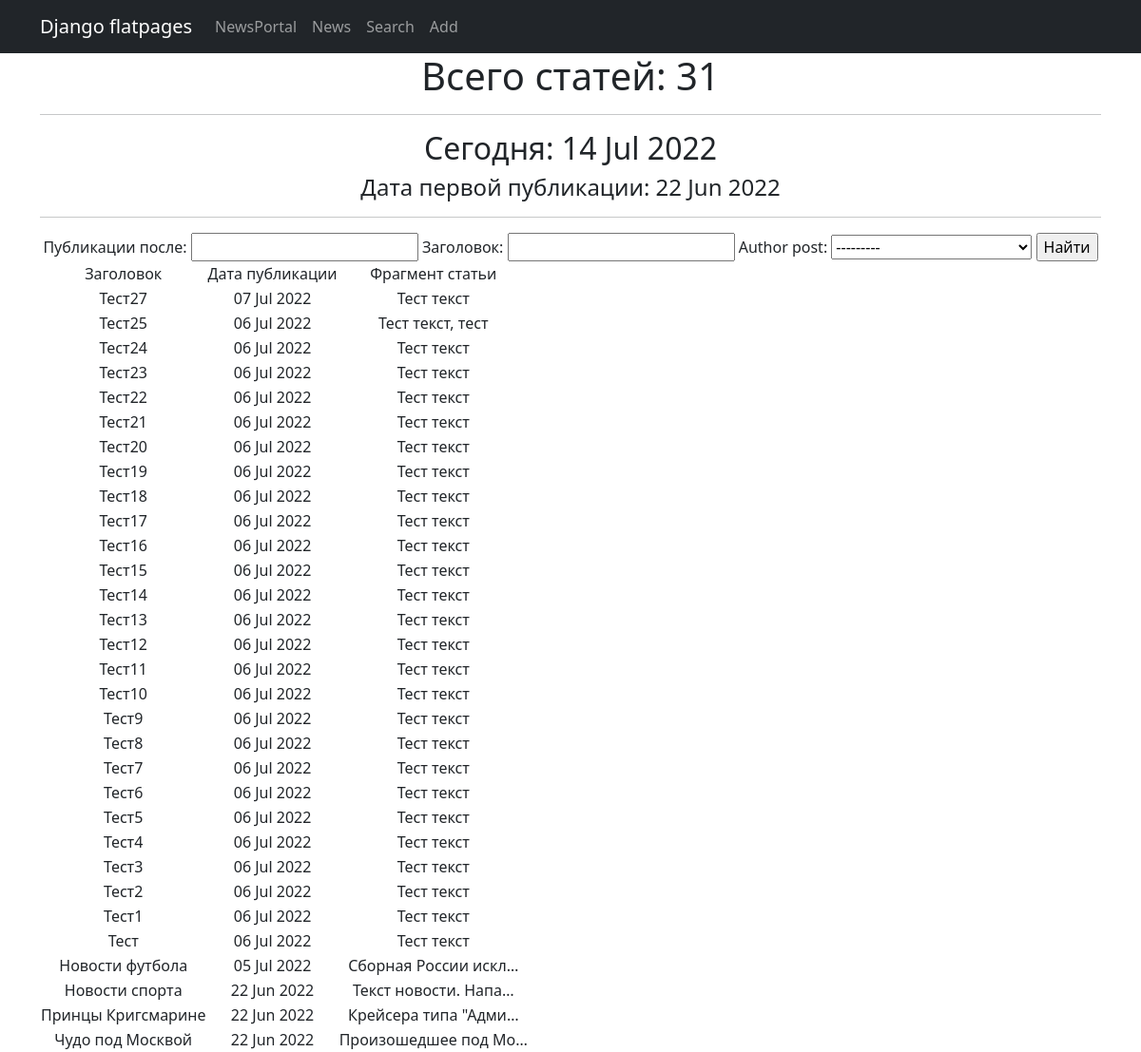
The app's page /news/search/ with its own data.
### News/models.py (models this page shows, shortened)
class Post(models.Model):
    author_post = models.ForeignKey(Author, on_delete=models.CASCADE)
    сhoice_post = models.CharField(max_length=2, choices=POSITIONS, default=news)
    date_post = models.DateTimeField(auto_now_add=True)
    links_posts = models.ManyToManyField(Category, through='PostCategory')
    heading_post = models.CharField(max_length=255)
    text_post = models.TextField()
    rating_post = models.IntegerField(default=0)

### News/views.py (the view)
# urls.py: path('search/', SearchList.as_view(), name='search'),
class SearchList(ListView):
    model = Post
    ordering = '-id'
    template_name = 'search.html'
    context_object_name = 'search'
    def get_context_data(self, **kwargs):
        context = super().get_context_data(**kwargs)
        context['filter'] = PostFilter(self.request.GET, queryset=self.get_queryset())
        context['time_now'] = datetime.utcnow()
        return context

### News/models.py (called while the page is built)
    def __str__(self):
        return f'{self.user}'

### News/templatetags/censor_filters.py (called while the page is built)
@register.filter()
def censor(value):
    try:
        if not isinstance(value, str):
            raise AttributeError("Ошибка! Вы применяете фильтр не к строковому типу данных.")
        value = value.split()
        for i, word in enumerate(value):
            if any(stor_word in word for stor_word in stop_list):
                value[i] = word[0] + "".join('*' if cen.isalpha() else cen for cen in word)
                value[i] = value[i].replace('*', '', 1)
        return " ".join(value)
    except TypeError:
        print('Error')

### templates/search.html (shortened to what this page needs)
{% extends 'flatpages/default.html' %}
{% load censor_filters %}
{% block content %}
    <h1>Всего статей: {{ search|length }}</h1>
        <hr>
    <h2> Сегодня: {{ time_now|date:'d M Y' }} </h2>
    <h4>Дата первой публикации: 22 Jun 2022</h4>
        <hr>
        <form method="GET">
            {{ filter.form }}
            <input type="submit" value="Найти">
        </form>
        {% if search %}
             <table>
               <tr>
                   <td>Заголовок</td>
                   <td>Дата публикации</td>
                   <td>Фрагмент статьи</td>
               </tr>
                 {% for search in filter.qs %}
               <tr>
                   <td>{{ search.heading_post|censor }}</td>
                   <td>{{ search.date_post|date:'d M Y'}}</td>
                   <td>{{ search.text_post|truncatechars:20|censor }}</td>
               </tr>
                 {% endfor %}
             </table>
        {% else %}
            <h2>Новостей нет!</h2>
        {% endif %}
{% endblock content %}

### records on screen
Post: heading_post|censor "Тест27", date_post "07 Jul 2022", text_post|censor "Тест текст"
Post: heading_post|censor "Тест25", date_post "06 Jul 2022", text_post|censor "Тест текст, тест"
Post: heading_post|censor "Тест24", date_post "06 Jul 2022", text_post|censor "Тест текст"
Post: heading_post|censor "Тест23", date_post "06 Jul 2022", text_post|censor "Тест текст"
Post: heading_post|censor "Тест22", date_post "06 Jul 2022", text_post|censor "Тест текст"
Post: heading_post|censor "Тест21", date_post "06 Jul 2022", text_post|censor "Тест текст"
Post: heading_post|censor "Тест20", date_post "06 Jul 2022", text_post|censor "Тест текст"
Post: heading_post|censor "Тест19", date_post "06 Jul 2022", text_post|censor "Тест текст"
Post: heading_post|censor "Тест18", date_post "06 Jul 2022", text_post|censor "Тест текст"
Post: heading_post|censor "Тест17", date_post "06 Jul 2022", text_post|censor "Тест текст"
Post: heading_post|censor "Тест16", date_post "06 Jul 2022", text_post|censor "Тест текст"
Post: heading_post|censor "Тест15", date_post "06 Jul 2022", text_post|censor "Тест текст"
Post: heading_post|censor "Тест14", date_post "06 Jul 2022", text_post|censor "Тест текст"
Post: heading_post|censor "Тест13", date_post "06 Jul 2022", text_post|censor "Тест текст"
Post: heading_post|censor "Тест12", date_post "06 Jul 2022", text_post|censor "Тест текст"
Post: heading_post|censor "Тест11", date_post "06 Jul 2022", text_post|censor "Тест текст"
Post: heading_post|censor "Тест10", date_post "06 Jul 2022", text_post|censor "Тест текст"
Post: heading_post|censor "Тест9", date_post "06 Jul 2022", text_post|censor "Тест текст"
Post: heading_post|censor "Тест8", date_post "06 Jul 2022", text_post|censor "Тест текст"
Post: heading_post|censor "Тест7", date_post "06 Jul 2022", text_post|censor "Тест текст"
Post: heading_post|censor "Тест6", date_post "06 Jul 2022", text_post|censor "Тест текст"
Post: heading_post|censor "Тест5", date_post "06 Jul 2022", text_post|censor "Тест текст"
Post: heading_post|censor "Тест4", date_post "06 Jul 2022", text_post|censor "Тест текст"
Post: heading_post|censor "Тест3", date_post "06 Jul 2022", text_post|censor "Тест текст"
Post: heading_post|censor "Тест2", date_post "06 Jul 2022", text_post|censor "Тест текст"
Post: heading_post|censor "Тест1", date_post "06 Jul 2022", text_post|censor "Тест текст"
Post: heading_post|censor "Тест", date_post "06 Jul 2022", text_post|censor "Тест текст"
Post: heading_post|censor "Новости футбола", date_post "05 Jul 2022", text_post|censor "Сборная России искл…"
Post: heading_post|censor "Новости спорта", date_post "22 Jun 2022", text_post|censor "Текст новости. Напа…"
Post: heading_post|censor "Принцы Кригсмарине", date_post "22 Jun 2022", text_post|censor "Крейсера типа \"Адми…"
Post: heading_post|censor "Чудо под Москвой", date_post "22 Jun 2022", text_post|censor "Произошедшее под Мо…"

### other values on screen
{{ search|length }} "31"
{{ time_now|date:'d M Y' }} "14 Jul 2022"
